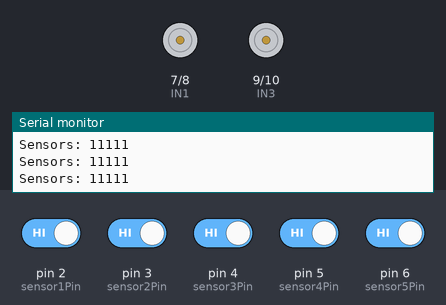
This sketch was run on a simulated Arduino Uno, built with avr-gcc and run on an emulated ATmega328P. Parts: motor-driver pin pairs drawn as motors (green arrow = first pin HIGH = forward, orange = second pin HIGH = backward, longer = more drive, scaled by the enable pin), the last lines printed to the serial monitor. The inputs (shaded band) are chosen by the test bench; at power-on: pin 2 (sensor1Pin), pin 3 (sensor2Pin), pin 4 (sensor3Pin), pin 5 (sensor4Pin), pin 6 (sensor5Pin) HIGH.

Above: at 1.2 s.
1.3 s: pin 2 (sensor1Pin) driven LOW
At 2.2 s:
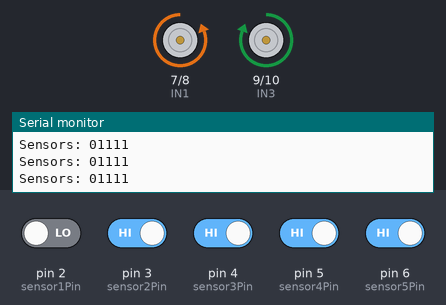
2.8 s: pin 4 (sensor3Pin) driven LOW
At 3.6 s:
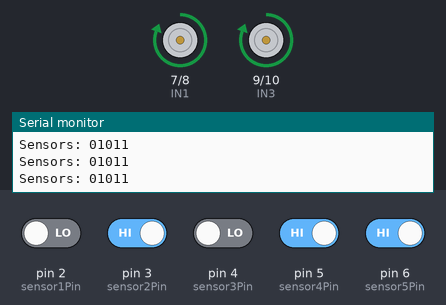
4.3 s: pin 4 (sensor3Pin) driven HIGH
At 5.0 s:
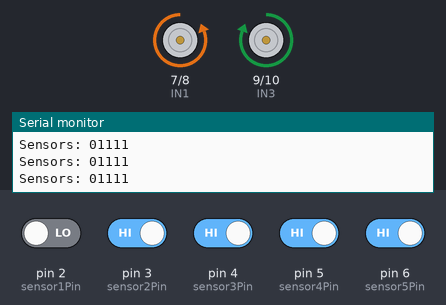
5.8 s: pin 5 (sensor4Pin) driven LOW
At 6.4 s:
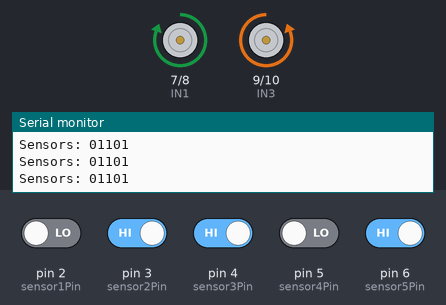
7.3 s: pin 5 (sensor4Pin) driven HIGH
At 7.8 s:
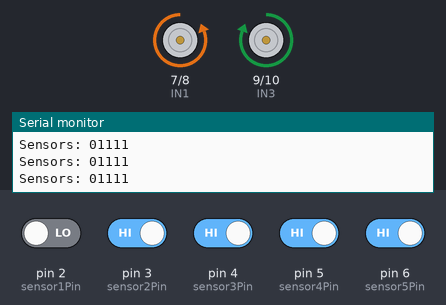
Timing chart, 0 to 9.8 s (numbered marks = the images above; inputs shaded):
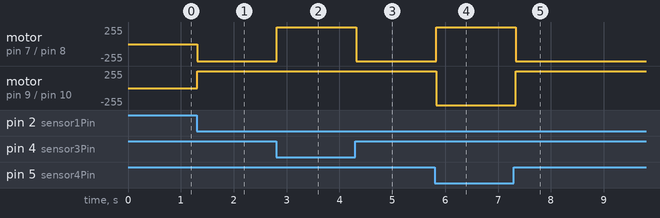

The sketch:

Robot_do_line.ino
```cpp
/*
Cảm biến dò line 5 line với Arduino:

Các chân tín hiệu của cảm biến dò line sẽ được kết nối với các chân digital trên Arduino. Ví dụ:
Sensor 1 (cảm biến ngoài cùng bên trái): Kết nối với chân số 2 trên Arduino
Sensor 2 (cảm biến giữa bên trái): Kết nối với chân số 3 trên Arduino
Sensor 3 (cảm biến giữa): Kết nối với chân số 4 trên Arduino
Sensor 4 (cảm biến giữa bên phải): Kết nối với chân số 5 trên Arduino
Sensor 5 (cảm biến ngoài cùng bên phải): Kết nối với chân số 6 trên Arduino
VCC: Kết nối với chân 5V trên Arduino
GND: Kết nối với chân GND trên Arduino
Motor Driver (L298N) với Arduino và động cơ DC:

IN1: Kết nối với chân số 7 trên Arduino
IN2: Kết nối với chân số 8 trên Arduino
IN3: Kết nối với chân số 9 trên Arduino
IN4: Kết nối với chân số 10 trên  Arduino
ENA: Kết nối với chân số 11 trên Arduino
ENB: Kết nối với chân số 12 trên Arduino
VCC của Motor Driver: Kết nối với nguồn cấp cho động cơ (thường là pin 12V)
GND của Motor Driver: Kết nối với GND của nguồn cấp và GND của Arduino
OUT1 và OUT2: Kết nối với động cơ DC trái
OUT3 và OUT4: Kết nối với động cơ DC phải
*/

// giải thích
/*
Hàm điều khiển động cơ: moveForward, turnLeft, turnRight, stopRobot để điều khiển động cơ di chuyển robot tiến tới, quay trái, quay phải và dừng lại.
Vòng lặp loop: Liên tục đọc giá trị từ các cảm biến dò line. Dựa trên giá trị đọc được, robot sẽ di chuyển tiến tới, quay trái, quay phải hoặc dừng lại.
Lưu ý:
Các giá trị LOW và HIGH sẽ phụ thuộc vào cách mà cảm biến của bạn phát hiện màu sắc. Nếu vạch đen là LOW và nền trắng là HIGH, bạn sẽ sử dụng logic như trên. Nếu ngược lại, bạn cần điều chỉnh các điều kiện trong mã.
Bạn có thể cần điều chỉnh giá trị PWM (điều chỉnh tốc độ động cơ) trong hàm analogWrite cho phù hợp với động cơ và môi trường hoạt động.
Đảm bảo cảm biến dò line được gắn chính xác và song song với mặt đất để đạt hiệu quả tốt nhất trong việc dò đường.
*/
#define sensor1Pin 2
#define sensor2Pin 3
#define sensor3Pin 4
#define sensor4Pin 5
#define sensor5Pin 6
#define IN1 7
#define IN2 8
#define IN3 9
#define IN4 10
#define ENA 11
#define ENB 12

void setup() {
    pinMode(sensor1Pin, INPUT);
    pinMode(sensor2Pin, INPUT);
    pinMode(sensor3Pin, INPUT);
    pinMode(sensor4Pin, INPUT);
    pinMode(sensor5Pin, INPUT);
    pinMode(IN1, OUTPUT);
    pinMode(IN2, OUTPUT);
    pinMode(IN3, OUTPUT);
    pinMode(IN4, OUTPUT);
    pinMode(ENA, OUTPUT);
    pinMode(ENB, OUTPUT);

    Serial.begin(9600);
}

void moveForward() {
    digitalWrite(IN1, HIGH);
    digitalWrite(IN2, LOW);
    digitalWrite(IN3, HIGH);
    digitalWrite(IN4, LOW);
    analogWrite(ENA, 255);
    analogWrite(ENB, 255);
}

void turnLeft() {
    digitalWrite(IN1, LOW);
    digitalWrite(IN2, HIGH);
    digitalWrite(IN3, HIGH);
    digitalWrite(IN4, LOW);
    analogWrite(ENA, 255);
    analogWrite(ENB, 255);
}

void turnRight() {
    digitalWrite(IN1, HIGH);
    digitalWrite(IN2, LOW);
    digitalWrite(IN3, LOW);
    digitalWrite(IN4, HIGH);
    analogWrite(ENA, 255);
    analogWrite(ENB, 255);
}

void stopRobot() {
    digitalWrite(IN1, LOW);
    digitalWrite(IN2, LOW);
    digitalWrite(IN3, LOW);
    digitalWrite(IN4, LOW);
    analogWrite(ENA, 0);
    analogWrite(ENB, 0);
}

void loop() {
    int sensor1 = digitalRead(sensor1Pin);
    int sensor2 = digitalRead(sensor2Pin);
    int sensor3 = digitalRead(sensor3Pin);
    int sensor4 = digitalRead(sensor4Pin);
    int sensor5 = digitalRead(sensor5Pin);

    Serial.print("Sensors: ");
    Serial.print(sensor1);
    Serial.print(sensor2);
    Serial.print(sensor3);
    Serial.print(sensor4);
    Serial.println(sensor5);

    if (sensor3 == LOW) { // Đường thẳng
        moveForward();
    } else if (sensor2 == LOW && sensor3 == HIGH && sensor4 == HIGH) { // Quẹo trái nhẹ
        turnLeft();
    } else if (sensor1 == LOW && sensor2 == HIGH && sensor3 == HIGH && sensor4 == HIGH && sensor5 == HIGH) { // Quẹo trái nhiều
        turnLeft();
    } else if (sensor4 == LOW && sensor3 == HIGH && sensor2 == HIGH) { // Quẹo phải nhẹ
        turnRight();
    } else if (sensor5 == LOW && sensor4 == HIGH && sensor3 == HIGH && sensor2 == HIGH && sensor1 == HIGH) { // Quẹo phải nhiều
        turnRight();
    } else {
        stopRobot();
    }

    delay(100);
}
```

Measured:
- after the input at 1.3 s, motor on pin 7 (IN1) / pin 8 (IN2): stopped → backward 255/255 at once; motor on pin 9 (IN3) / pin 10 (IN4): stopped → forward 255/255 at once
- after the input at 2.8 s, motor on pin 7 (IN1) / pin 8 (IN2): backward 255/255 → forward 255/255 at once
- after the input at 4.3 s, motor on pin 7 (IN1) / pin 8 (IN2): forward 255/255 → backward 255/255 at once
- after the input at 5.8 s, motor on pin 7 (IN1) / pin 8 (IN2): backward 255/255 → forward 255/255 at once; motor on pin 9 (IN3) / pin 10 (IN4): forward 255/255 → backward 255/255 at once
- after the input at 7.3 s, motor on pin 7 (IN1) / pin 8 (IN2): forward 255/255 → backward 255/255 at once; motor on pin 9 (IN3) / pin 10 (IN4): backward 255/255 → forward 255/255 at once
